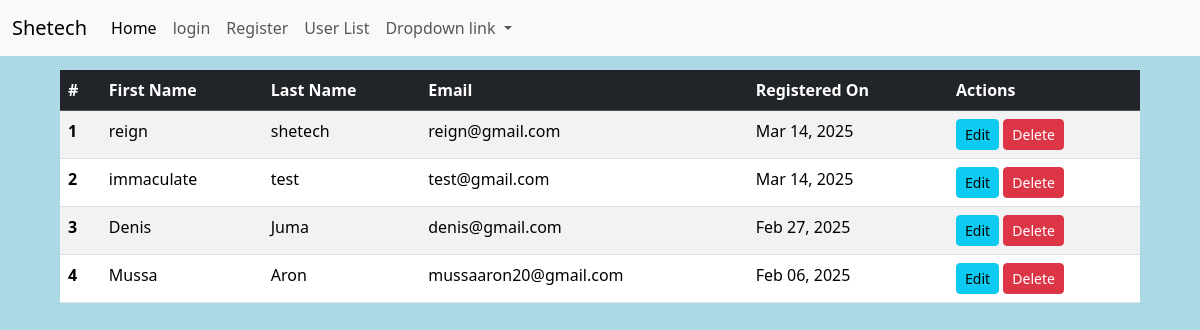
The page /users.php on the database its author committed.
### tables this page shows
CREATE TABLE `users` (
  `id` int(11) NOT NULL,
  `first_name` varchar(90) NOT NULL,
  `last_name` varchar(90) NOT NULL,
  `email` varchar(50) NOT NULL,
  `password` varchar(100) NOT NULL,
  `phone` varchar(20) NOT NULL,
  `created_at` timestamp NOT NULL DEFAULT current_timestamp()
);

### users.php (the view, shortened to what this page needs)
<?php
include('./connect.php');
$query = "SELECT * FROM users ORDER BY created_at DESC";
$result = $conn->query($query);
?>
<!DOCTYPE html>
<html lang="en">
  <head>
    <link
      rel="stylesheet"
      href="https://cdn.jsdelivr.net/npm/bootstrap@5.3.3/dist/css/bootstrap.min.css"
    />
  <link rel="stylesheet" href="styles.css">
  </head>
  <body>
    <nav class="navbar navbar-expand-lg bg-body-tertiary fixed-top">
      <div class="container-fluid">
        <a class="navbar-brand" href="index.html">Shetech</a>
        <div class="collapse navbar-collapse" id="navbarNavDropdown">
          <ul class="navbar-nav">
            <li class="nav-item">
              <a class="nav-link active" aria-current="page" href="index.html">Home</a>
            </li>
            <li class="nav-item">
              <a class="nav-link" href="login.php">login</a>
            </li>
            <li class="nav-item">
              <a class="nav-link" href="register.php">Register</a>
            </li>
            <li class="nav-item">
              <a class="nav-link" href="users.php">User List</a>
            </li>
            <li class="nav-item dropdown">
              <a
                class="nav-link dropdown-toggle"
                href="#"
                role="button"
                data-bs-toggle="dropdown"
                aria-expanded="false"
              >
                Dropdown link
              </a>
            </li>
          </ul>
        </div>
      </div>
    </nav>
    <main>
<div class="card-body p-0">
    <div class="table-responsive" style="max-width: 90%; margin: auto;">
        <table class="table table-striped table-hover mb-0">
            <thead class="table-dark">
                <tr>
                    <th>#</th>
                    <th>First Name</th>
                    <th>Last Name</th>
                    <th>Email</th>
                    <th>Registered On</th>
                    <th>Actions</th>
                </tr>
            </thead>
            <tbody>
                <?php if ($result->num_rows > 0): ?>
                    <?php $count = 1; ?>
                    <?php while ($row = $result->fetch_object()): ?>
                        <tr>
                            <th><?= $count ?></th>
                            <td><?= $row->first_name ?></td>
                            <td><?= $row->last_name ?></td>
                            <td><?= $row->email ?></td>
                            <td><?= date("M d, Y", strtotime($row->created_at)) ?></td>
                            <td>
                                <a href="update_user.php?id=<?= $row->id ?>" class="btn btn-sm btn-info">Edit</a>
                            <a href="delete_user.php?id=<?= $row->id ?>"
                            class="btn btn-sm btn-danger"
                            onclick="confirmDelete(<?= $row->id ?>); return false;">
                            Delete
                          </a>
                            </td>
                        </tr>
                        <?php $count++; ?>
                    <?php endwhile; ?>
                <?php else: ?>
                    <tr>
                        <td colspan="6" class="text-center text-muted">No data found</td>
                    </tr>
                <?php endif; ?>
            </tbody>
        </table>
    </div>
</div>
    </main>
  </body>
</html>

### styles.css (style rules this page uses)
body { padding-top: 70px; background-color: lightblue; }
.table-responsive { overflow-x: auto; white-space: nowrap; }

### rows shown on the page
users: first_name "reign", last_name "shetech", email "reign@gmail.com", created_at "Mar 14, 2025"
users: first_name "immaculate", last_name "test", email "test@gmail.com", created_at "Mar 14, 2025"
users: first_name "Denis", last_name "Juma", email "denis@gmail.com", created_at "Feb 27, 2025"
users: first_name "Mussa", last_name "Aron", email "mussaaron20@gmail.com", created_at "Feb 06, 2025"
